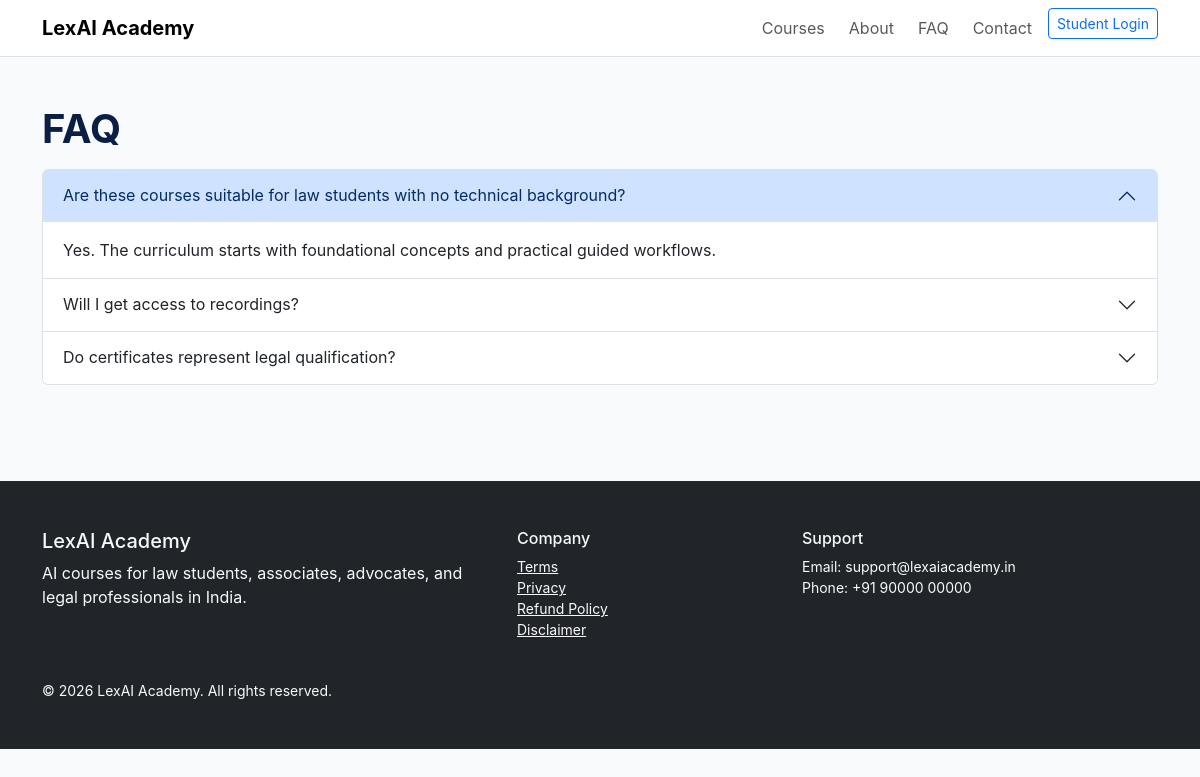
The app's page /faq.php with its own data.
### tables this page shows
CREATE TABLE faqs (id INT AUTO_INCREMENT PRIMARY KEY, question VARCHAR(255), answer TEXT, sort_order INT DEFAULT 1, is_active TINYINT(1) DEFAULT 1, created_at TIMESTAMP DEFAULT CURRENT_TIMESTAMP);

### includes/security.php (called while the page is built, shortened)
<?php
function e(?string $value): string { return htmlspecialchars($value ?? '', ENT_QUOTES, 'UTF-8'); }

### faq.php (the view)
<?php $metaTitle='FAQ | LexAI Academy'; include __DIR__.'/includes/header.php'; $faqs=$db->query('SELECT * FROM faqs WHERE is_active=1 ORDER BY sort_order,id')->fetchAll(); ?>
<section class="container py-5"><h1>FAQ</h1><div class="accordion mt-3"><?php foreach($faqs as $i=>$f):?><div class="accordion-item"><h2 class="accordion-header"><button class="accordion-button <?= $i?'collapsed':''?>" data-bs-toggle="collapse" data-bs-target="#a<?=$i?>"><?=e($f['question'])?></button></h2><div id="a<?=$i?>" class="accordion-collapse collapse <?=!$i?'show':''?>"><div class="accordion-body"><?=e($f['answer'])?></div></div></div><?php endforeach;?></div></section>
<?php include __DIR__.'/includes/footer.php'; ?>

### assets/css/style.css (style rules this page uses)
:root { --brand:#0f2d5c;--accent:#0ea5a0 }
body { font-family:Inter,system-ui,-apple-system,Segoe UI,Roboto,sans-serif;color:#0f172a;background:#f8fafc }
h1,h2,h3,h4 { color:#0b1f44;font-weight:700 }

### records on screen
faqs: question "Are these courses suitable for law students with no technical background?", answer "Yes. The curriculum starts with foundational concepts and practical guided workflows."
faqs: question "Will I get access to recordings?"
faqs: question "Do certificates represent legal qualification?"
